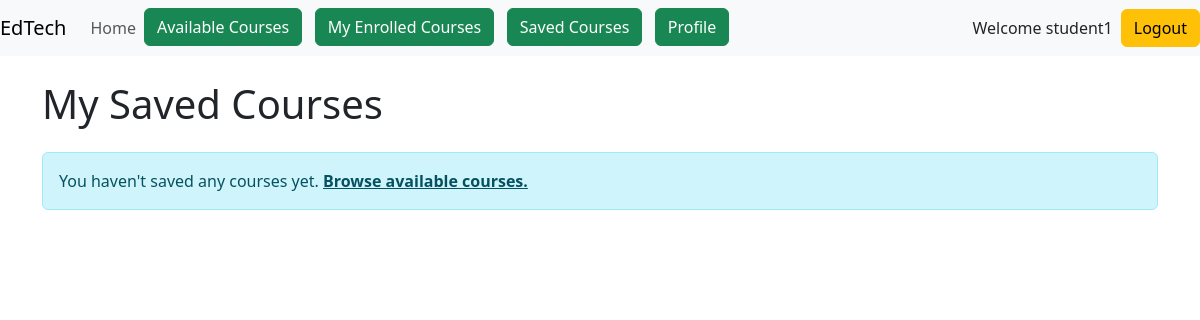
The page /courses/saved/ (signed in) on the database as committed earlier.
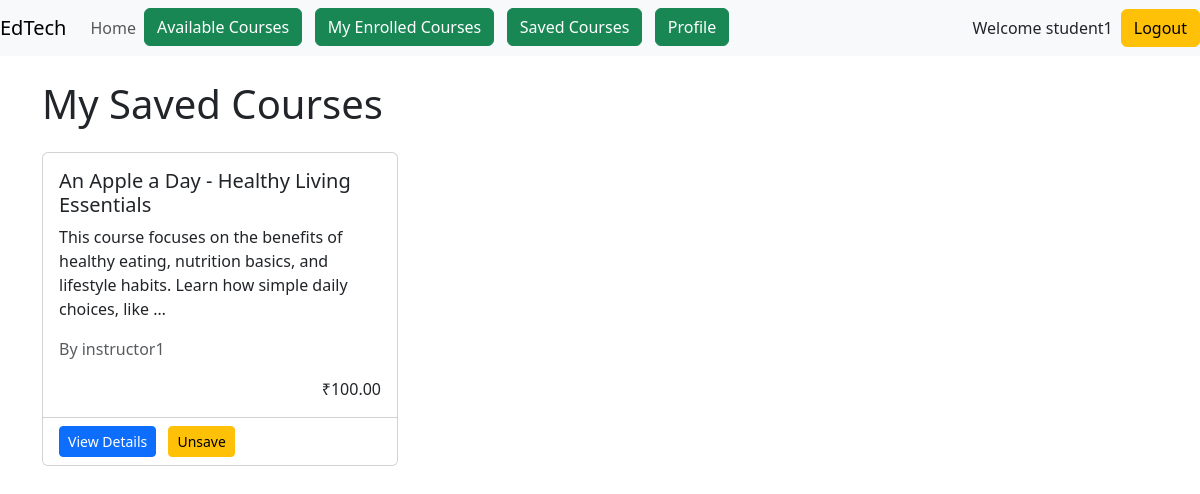
The same page on the database as committed later.
### courses/models.py (models this page shows, shortened)
class SavedCourse(models.Model):
    course = models.ForeignKey(Course, on_delete=models.CASCADE)
    student = models.ForeignKey(User, on_delete=models.CASCADE)
    saved_on = models.DateTimeField(auto_now_add=True)
    class Meta:
        unique_together = ('course', 'student')

class Course(models.Model):
    instructor = models.ForeignKey(User, on_delete=models.CASCADE)
    title = models.CharField(max_length=200)
    description = models.TextField()
    category = models.CharField(max_length=100)
    price = models.DecimalField(max_digits=10, decimal_places=2)
    start_date = models.DateField()
    end_date = models.DateField()
    created_at = models.DateTimeField(auto_now_add=True)
    image = models.ImageField(upload_to='course_images/', blank=True, null=True)

### accounts/models.py (models this page shows, shortened)
class User(AbstractUser):
    name = models.CharField(max_length=70, default='name')
    contact = models.CharField(max_length=13)
    user_type = models.CharField(
        max_length=1,
        choices=(
            ('I', "Instructor"),
            ('S', "Student"),
        ),
    )

### courses/views.py (the view)
# urls.py: path('saved/', views.saved_courses, name='saved_courses'),
@login_required
def saved_courses(request):
    if not is_student(request.user):
        messages.error(request, "Only students can view saved courses.")
        return redirect('home')
    saved_courses = SavedCourse.objects.filter(student=request.user)
    return render(request, 'courses/saved_courses.html', {'saved_courses': saved_courses})

### courses/views.py (called while the page is built)
def is_student(user):
    return user.is_authenticated and user.user_type == 'S'

### courses/templates/courses/saved_courses.html (shortened to what this page needs)
{% extends "base.html" %}
{% block main %}
<div class="container mt-4">
    <h1 class="mb-4">My Saved Courses</h1>
    <div class="row">
        {% for saved_course in saved_courses %}
        <div class="col-md-4 mb-4">
            <div class="card h-100">
                <div class="card-body">
                    <h5 class="card-title">{{ saved_course.course.title }}</h5>
                    <p class="card-text">{{ saved_course.course.description|truncatewords:20 }}</p>
                    <p class="text-muted">By {{ saved_course.course.instructor.username }}</p>
                    <span class="float-end">₹{{ saved_course.course.price }}</span>
                </div>
                <div class="card-footer bg-white">
                    <a href="{% url 'course_detail' saved_course.course.id %}" class="btn btn-sm btn-primary">View Details</a>
                    <form action="{% url 'toggle_save_course' saved_course.course.id %}" method="post" class="d-inline ms-2">
                        <button type="submit" class="btn btn-sm btn-warning">Unsave</button>
                    </form>
                </div>
            </div>
        </div>
        {% empty %}
        <div class="col-12">
            <div class="alert alert-info">
                You haven't saved any courses yet.
                <a href="{% url 'course_list' %}" class="alert-link">Browse available courses.</a>
            </div>
        </div>
        {% endfor %}
    </div>
</div>
{% endblock main %}

Rows that differ between the two databases and show on the page:
now on this page (row edited): SavedCourse: course "An Apple a Day - Healthy Living Essentials", course.description "This course focuses on the benefits of healthy eating, nutrition basics, and lifestyle habits. Learn how simple daily choices, like …", course.instructor.username "instructor1", course.price "100.00"
Other text that changed with them:
text no longer shown: "You haven't saved any courses yet. Browse available courses."
